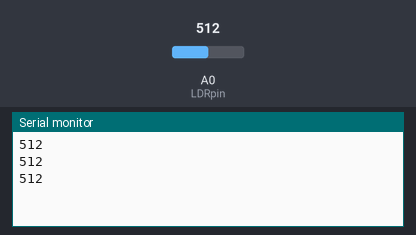
Simulated run of this sketch. Board: ESP8266 (NodeMCU). Parts: the last lines printed to the serial monitor. Inputs (shaded band) come from the test bench; at power-on: A0 (LDRpin) = 512. WiFi joins after 1.5 s; servers stay silent unless stated.

Above: at 1.4 s.
1.5 s: A0 (LDRpin) set to 716
At 2.4 s:
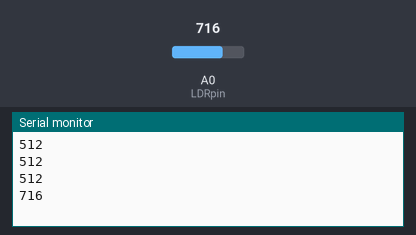
3.0 s: A0 (LDRpin) set to 900
At 3.6 s:
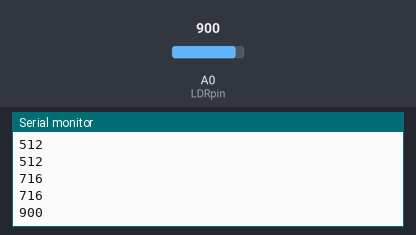
Timing chart, 0 to 6.0 s (numbered marks = the images above; inputs shaded):
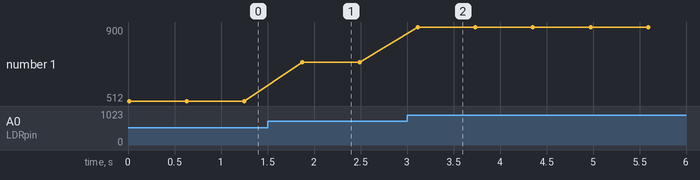

Measured:
- after the input at 1.5 s, the serial monitor: prints a new line after 0.37 s (image 1)
- after the input at 3.0 s, the serial monitor: prints a new line after 0.11 s (image 2)
- plotted number 1: 512 → 716 after the input at 1.5 s, 716 → 900 after the input at 3.0 s

The sketch:

ESP8266_NODEMCU_TO_THINKSPEAK.ino
```cpp
#include <ESP8266WiFi.h>;

#include <WiFiClient.h>;

#include <ThingSpeak.h>;

const char* ssid = "Server001"; //Your Network SSID

const char* password = "8589838398"; //Your Network Password

int val;

int LDRpin = A0; //LDR Pin Connected at A0 Pin


WiFiClient client;

unsigned long myChannelNumber = 1023033; //Your Channel Number (Without Brackets)

const char * myWriteAPIKey = "LKKJ2MUZWFL5ZUL9"; //Your Write API Key

void setup()

{

Serial.begin(115200);

delay(10);

// Connect to WiFi network

WiFi.begin(ssid, password);


ThingSpeak.begin(client);

}


void loop()

{

val = analogRead(LDRpin); //Read Analog values and Store in val variable

Serial.println(val); //Print on Serial Monitor

delay(10);

ThingSpeak.writeField(myChannelNumber, 1,val, myWriteAPIKey); //Update in ThingSpeak
ThingSpeak.writeField(myChannelNumber, 2,val, myWriteAPIKey); //Update in ThingSpeak


delay(10);

}
```
